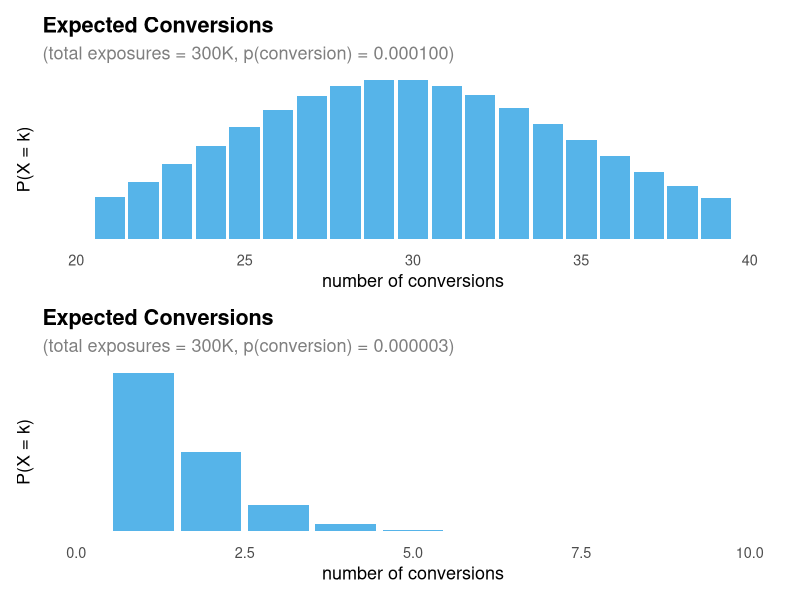
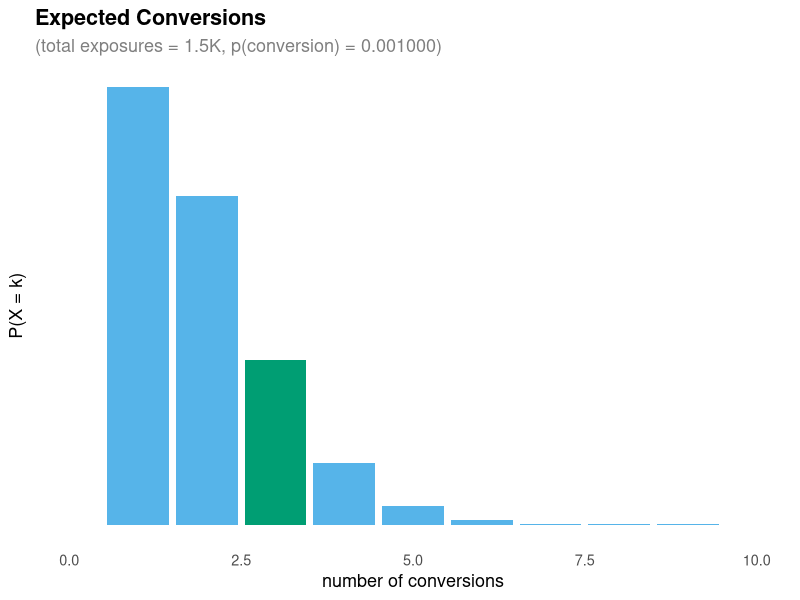

Write R code to recreate these figures, in order.
## ---- chunk 1
#| label: fig-binomial-1
#| fig-cap: "Expected conversions over 30 days of exposures (10,000 per day: $1,000 worth at $0.10 each) "
#| fig-width: 6
#| fig-height: 4
#| warning: false

library(ggplot2)
library(patchwork)

plot_binomial <- function(n, p, min, max) {
  k <- 0:n
  prob <- dbinom(k, size = n, prob = p)
  
  df <- data.frame(k = k, prob = prob)
  
  ggplot(df, aes(x = k, y = prob)) +
    geom_histogram(stat = "identity", fill = "#56B4E9") +
    labs(
      title = "Expected Conversions",
      subtitle = sprintf("(total exposures = %.0fK, p(conversion) = %.6f)", n/1000, p),
      x = "number of conversions",
      y = "P(X = k)"
    ) +
    theme_minimal(base_size = 13) +
    theme(
      panel.grid.major = element_blank(),
      panel.grid.minor   = element_blank(),
      plot.title         = element_text(face = "bold"),
      plot.subtitle      = element_text(color = "grey50"),
      axis.text.y = element_blank(),
      axis.ticks.y = element_blank()
    ) + 
    xlim(c(min,max))
}

# example call
x <- plot_binomial(n = 300000, p = 1/10000,20,40)
y <- plot_binomial(n = 300000, p = 1/300000,0,10)
x/y
## ---- chunk 2
#| label: fig-binomial-2
#| fig-cap: "Expected conversions for $150 of spend with a true CPA of $100 "
#| fig-width: 6
#| fig-height: 4
#| warning: false

library(ggplot2)
library(patchwork)

plot_binomial <- function(n, p, min, max, hl = 3) {
  k <- 0:n
  prob <- dbinom(k, size = n, prob = p)
  
  df <- data.frame(k = k, prob = prob)
  df$highlight <- ifelse(k == hl, "yes", "no")
  
  ggplot(df, aes(x = k, y = prob, fill = highlight)) +
    geom_histogram(stat = "identity") +
      scale_fill_manual(values = c("yes" = "#009E73", "no" = "#56B4E9"), guide = "none") +
    labs(
      title = "Expected Conversions",
      subtitle = sprintf("(total exposures = %.1fK, p(conversion) = %.6f)", n/1000, p),
      x = "number of conversions",
      y = "P(X = k)"
    ) +
    theme_minimal(base_size = 13) +
    theme(
      panel.grid.major = element_blank(),
      panel.grid.minor   = element_blank(),
      plot.title         = element_text(face = "bold"),
      plot.subtitle      = element_text(color = "grey50"),
      axis.text.y = element_blank(),
      axis.ticks.y = element_blank()
    ) + 
    xlim(c(min,max))
}

# example call
x <- plot_binomial(n = 150/0.1, # 0.10 per conversion
                   p = 1/(100/0.1), # expect conversion every 100/0.1 exposures
                  0,10)
x
